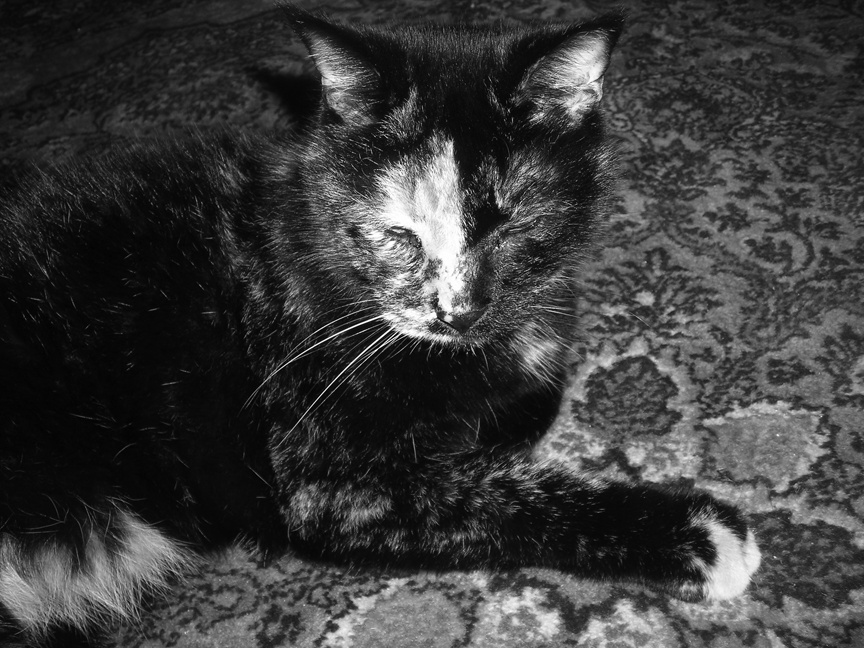
#> input picture files/PMLSdata/16catphoto/bwCat.tif, 864 x 648 px
$ jupyter execute --allow-errors thirdlab.ipynb
#> lines starting #> are read from the running program, lines starting #| are printed output that depends on the picture
[cell 1]
import numpy as np
import matplotlib.pyplot as plt
import scipy.ndimage as sim

impulse = np.zeros((51,51))
impulse[25,25] = 1.0
my_filter = np.ones((3,3)) / 9
response = sim.convolve(impulse, my_filter)
plt.figure()
plt.imshow(response)
plt.show()
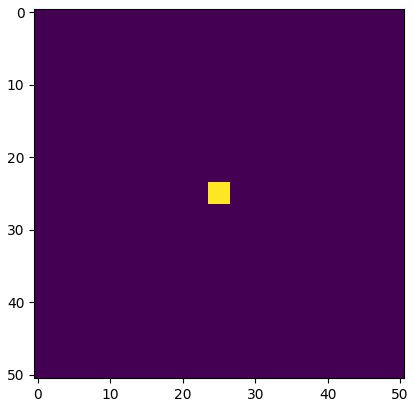
#> figure drawn by matplotlib, 1 panel

[cell 2]
cat = plt.imread('./files/PMLSdata/16catphoto/bwCat.tif')
#> cat is the input picture: shape (648, 864); min 0, max 255, mean 59.2
response = sim.convolve(cat, my_filter)
plt.figure()
plt.imshow(response)
plt.show()
